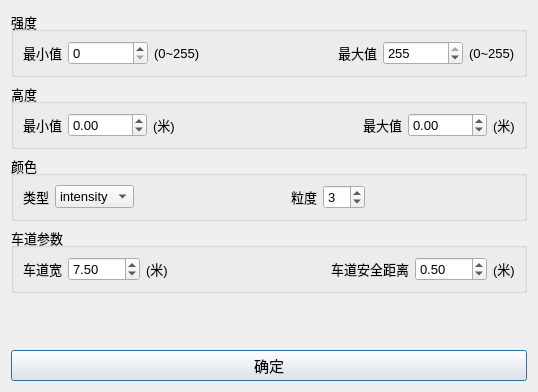
<?xml version="1.0" encoding="UTF-8"?>
<ui version="4.0">
 <class>PointCloudFilterDialog</class>
 <widget class="QDialog" name="PointCloudFilterDialog">
  <property name="geometry">
   <rect>
    <x>0</x>
    <y>0</y>
    <width>538</width>
    <height>392</height>
   </rect>
  </property>
  <property name="windowTitle">
   <string>Dialog</string>
  </property>
  <layout class="QGridLayout" name="gridLayout_3">
   <item row="4" column="0">
    <spacer name="verticalSpacer">
     <property name="orientation">
      <enum>Qt::Vertical</enum>
     </property>
     <property name="sizeHint" stdset="0">
      <size>
       <width>20</width>
       <height>40</height>
      </size>
     </property>
    </spacer>
   </item>
   <item row="2" column="0">
    <widget class="QGroupBox" name="groupBox_3">
     <property name="font">
      <font>
       <pointsize>10</pointsize>
      </font>
     </property>
     <property name="autoFillBackground">
      <bool>true</bool>
     </property>
     <property name="title">
      <string>颜色</string>
     </property>
     <layout class="QGridLayout" name="gridLayout_5">
      <item row="0" column="0">
       <widget class="QLabel" name="label_13">
        <property name="text">
         <string>类型</string>
        </property>
       </widget>
      </item>
      <item row="0" column="3">
       <widget class="QLabel" name="label_15">
        <property name="text">
         <string>粒度</string>
        </property>
       </widget>
      </item>
      <item row="0" column="1">
       <widget class="QComboBox" name="color_type">
        <item>
         <property name="text">
          <string>intensity</string>
         </property>
        </item>
        <item>
         <property name="text">
          <string>height</string>
         </property>
        </item>
        <item>
         <property name="text">
          <string>mix</string>
         </property>
        </item>
       </widget>
      </item>
      <item row="0" column="4">
       <widget class="QSpinBox" name="color_r">
        <property name="minimum">
         <number>0</number>
        </property>
        <property name="maximum">
         <number>20</number>
        </property>
        <property name="value">
         <number>3</number>
        </property>
       </widget>
      </item>
      <item row="0" column="2">
       <spacer name="horizontalSpacer_4">
        <property name="orientation">
         <enum>Qt::Horizontal</enum>
        </property>
        <property name="sizeHint" stdset="0">
         <size>
          <width>40</width>
          <height>20</height>
         </size>
        </property>
       </spacer>
      </item>
      <item row="0" column="5">
       <spacer name="horizontalSpacer_5">
        <property name="orientation">
         <enum>Qt::Horizontal</enum>
        </property>
        <property name="sizeHint" stdset="0">
         <size>
          <width>40</width>
          <height>20</height>
         </size>
        </property>
       </spacer>
      </item>
     </layout>
    </widget>
   </item>
   <item row="0" column="0">
    <widget class="QGroupBox" name="groupBox">
     <property name="font">
      <font>
       <pointsize>10</pointsize>
      </font>
     </property>
     <property name="autoFillBackground">
      <bool>true</bool>
     </property>
     <property name="title">
      <string>强度</string>
     </property>
     <layout class="QGridLayout" name="gridLayout">
      <item row="0" column="0">
       <widget class="QLabel" name="label">
        <property name="text">
         <string>最小值</string>
        </property>
       </widget>
      </item>
      <item row="0" column="5">
       <widget class="QSpinBox" name="spinBox_max_intensity">
        <property name="minimumSize">
         <size>
          <width>80</width>
          <height>0</height>
         </size>
        </property>
        <property name="maximum">
         <number>255</number>
        </property>
        <property name="value">
         <number>255</number>
        </property>
       </widget>
      </item>
      <item row="0" column="6">
       <widget class="QLabel" name="label_6">
        <property name="text">
         <string>(0~255)</string>
        </property>
       </widget>
      </item>
      <item row="0" column="1">
       <widget class="QSpinBox" name="spinBox_min_intensity">
        <property name="minimumSize">
         <size>
          <width>80</width>
          <height>0</height>
         </size>
        </property>
        <property name="maximum">
         <number>255</number>
        </property>
       </widget>
      </item>
      <item row="0" column="4">
       <widget class="QLabel" name="label_2">
        <property name="text">
         <string>最大值</string>
        </property>
       </widget>
      </item>
      <item row="0" column="2">
       <widget class="QLabel" name="label_5">
        <property name="text">
         <string>(0~255)</string>
        </property>
       </widget>
      </item>
      <item row="0" column="3">
       <spacer name="horizontalSpacer">
        <property name="orientation">
         <enum>Qt::Horizontal</enum>
        </property>
        <property name="sizeHint" stdset="0">
         <size>
          <width>40</width>
          <height>20</height>
         </size>
        </property>
       </spacer>
      </item>
     </layout>
    </widget>
   </item>
   <item row="5" column="0">
    <widget class="QPushButton" name="pushButton">
     <property name="font">
      <font>
       <pointsize>11</pointsize>
      </font>
     </property>
     <property name="text">
      <string>确定</string>
     </property>
    </widget>
   </item>
   <item row="1" column="0">
    <widget class="QGroupBox" name="groupBox_2">
     <property name="font">
      <font>
       <pointsize>10</pointsize>
      </font>
     </property>
     <property name="autoFillBackground">
      <bool>true</bool>
     </property>
     <property name="title">
      <string>高度</string>
     </property>
     <layout class="QGridLayout" name="gridLayout_2">
      <item row="0" column="0">
       <widget class="QLabel" name="label_4">
        <property name="text">
         <string>最小值</string>
        </property>
       </widget>
      </item>
      <item row="0" column="3">
       <spacer name="horizontalSpacer_2">
        <property name="orientation">
         <enum>Qt::Horizontal</enum>
        </property>
        <property name="sizeHint" stdset="0">
         <size>
          <width>40</width>
          <height>20</height>
         </size>
        </property>
       </spacer>
      </item>
      <item row="0" column="2">
       <widget class="QLabel" name="label_7">
        <property name="text">
         <string>(米)</string>
        </property>
       </widget>
      </item>
      <item row="0" column="1">
       <widget class="QDoubleSpinBox" name="min_height">
        <property name="minimum">
         <double>-1000.000000000000000</double>
        </property>
        <property name="maximum">
          <double>1000.000000000000000</double>
        </property>
        <property name="singleStep">
         <double>0.100000000000000</double>
        </property>
       </widget>
      </item>
      <item row="0" column="4">
       <widget class="QLabel" name="label_3">
        <property name="text">
         <string>最大值</string>
        </property>
       </widget>
      </item>
      <item row="0" column="6">
       <widget class="QLabel" name="label_8">
        <property name="text">
         <string>(米)</string>
        </property>
       </widget>
      </item>
      <item row="0" column="5">
       <widget class="QDoubleSpinBox" name="max_height">
        <property name="minimum">
         <double>-1000.000000000000000</double>
        </property>
        <property name="maximum">
          <double>1000.000000000000000</double>
        </property>
        <property name="singleStep">
         <double>0.100000000000000</double>
        </property>
       </widget>
      </item>
     </layout>
    </widget>
   </item>
   <item row="3" column="0">
    <widget class="QGroupBox" name="groupBox_4">
     <property name="font">
      <font>
       <pointsize>10</pointsize>
      </font>
     </property>
     <property name="autoFillBackground">
      <bool>true</bool>
     </property>
     <property name="title">
      <string>车道参数</string>
     </property>
     <layout class="QGridLayout" name="gridLayout_4">
      <item row="0" column="0">
       <widget class="QLabel" name="label_9">
        <property name="text">
         <string>车道宽</string>
        </property>
       </widget>
      </item>
      <item row="0" column="3">
       <spacer name="horizontalSpacer_3">
        <property name="orientation">
         <enum>Qt::Horizontal</enum>
        </property>
        <property name="sizeHint" stdset="0">
         <size>
          <width>40</width>
          <height>20</height>
         </size>
        </property>
       </spacer>
      </item>
      <item row="0" column="2">
       <widget class="QLabel" name="label_10">
        <property name="text">
         <string>(米)</string>
        </property>
       </widget>
      </item>
      <item row="0" column="1">
       <widget class="QDoubleSpinBox" name="w_lane">
        <property name="minimum">
         <double>-100.000000000000000</double>
        </property>
        <property name="singleStep">
         <double>0.100000000000000</double>
        </property>
        <property name="value">
         <double>7.500000000000000</double>
        </property>
       </widget>
      </item>
      <item row="0" column="4">
       <widget class="QLabel" name="label_11">
        <property name="text">
         <string>车道安全距离</string>
        </property>
       </widget>
      </item>
      <item row="0" column="6">
       <widget class="QLabel" name="label_12">
        <property name="text">
         <string>(米)</string>
        </property>
       </widget>
      </item>
      <item row="0" column="5">
       <widget class="QDoubleSpinBox" name="w_middle">
        <property name="minimum">
         <double>-100.000000000000000</double>
        </property>
        <property name="singleStep">
         <double>0.100000000000000</double>
        </property>
        <property name="value">
         <double>0.500000000000000</double>
        </property>
       </widget>
      </item>
     </layout>
    </widget>
   </item>
  </layout>
 </widget>
 <resources/>
 <connections/>
</ui>
